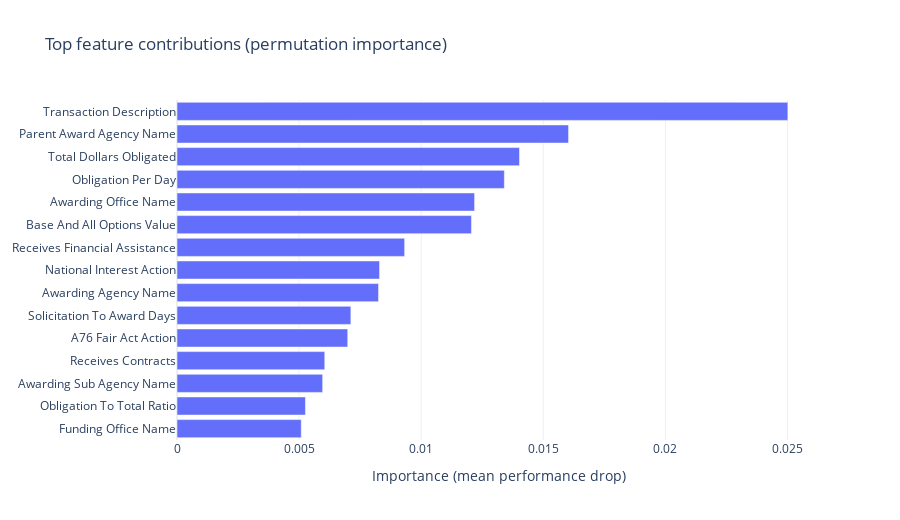

Notebook cell for this chart:
### Markdown cell above
## Feature drivers of modification risk

Permutation importance clarifies which levers move the probability needle. Value deltas, award size, and time horizon dominate the ranking, followed by procurement office and pricing signals.

### Code cell
def prettify_feature(raw_name: str) -> str:
    cleaned = raw_name.split('__', 1)[-1] if '__' in raw_name else raw_name
    return cleaned.replace('_', ' ').title()

feature_importances = artifacts.feature_importances.copy()
feature_importances['friendly'] = feature_importances['feature'].apply(prettify_feature)

top_features = feature_importances.head(15)
fig = go.Figure(
    data=[
        go.Bar(
            x=top_features['importance'][::-1],
            y=top_features['friendly'][::-1],
            orientation='h',
            marker_color='#636efa',
        )
    ]
)
fig.update_layout(
    title='Top feature contributions (permutation importance)',
    template='plotly_white',
    height=520,
    xaxis_title='Importance (mean performance drop)',
)
iplot(fig)

top_features[['friendly', 'importance']]

### Figure 1 — Plotly figure (JSON) as saved in the notebook; plotly's stock layout.template omitted (floating-point values rounded to 4 significant figures)
{"data": [{"marker": {"color": "#636efa"}, "orientation": "h", "type": "bar", "x": [0.005088, 0.005259, 0.005965, 0.00605, 0.006991, 0.007119, 0.008252, 0.008295, 0.009321, 0.01206, 0.01219, 0.0134, 0.01402, 0.01603, 0.02501], "y": ["Funding Office Name", "Obligation To Total Ratio", "Awarding Sub Agency Name", "Receives Contracts", "A76 Fair Act Action", "Solicitation To Award Days", "Awarding Agency Name", "National Interest Action", "Receives Financial Assistance", "Base And All Options Value", "Awarding Office Name", "Obligation Per Day", "Total Dollars Obligated", "Parent Award Agency Name", "Transaction Description"]}], "layout": {"height": 520, "title": {"text": "Top feature contributions (permutation importance)"}, "xaxis": {"title": {"text": "Importance (mean performance drop)"}}}}
